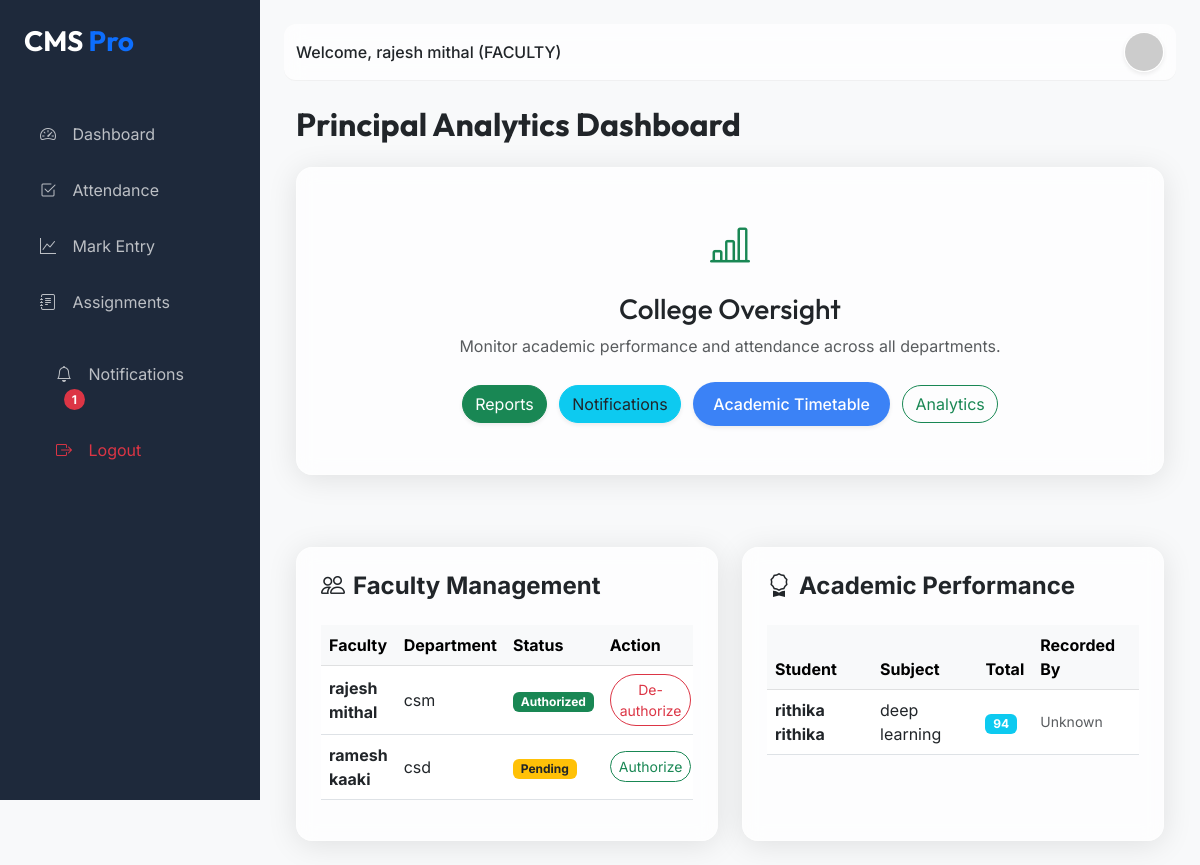
The page /dashboard/principal/ (signed in) on the database its author committed.
### cms_app/models.py (models this page shows, shortened)
class User(AbstractUser):
    ADMIN = 'ADMIN'
    FACULTY = 'FACULTY'
    PRINCIPAL = 'PRINCIPAL'
    STUDENT = 'STUDENT'
    ROLE_CHOICES = (
        (ADMIN, 'Admin'),
        (FACULTY, 'Faculty'),
        (PRINCIPAL, 'Principal'),
        (STUDENT, 'Student'),
    )
    role = models.CharField(max_length=20, choices=ROLE_CHOICES, default=FACULTY)
    is_authorized = models.BooleanField(default=False)
    @property
    def unread_notifications_count(self):
        return self.notifications.filter(is_read=False).count()

class Faculty(models.Model):
    user = models.OneToOneField(User, on_delete=models.CASCADE, related_name='faculty_profile')
    department = models.CharField(max_length=100)
    designation = models.CharField(max_length=100)

class Marks(models.Model):
    student = models.ForeignKey(Student, on_delete=models.CASCADE)
    subject = models.CharField(max_length=100)
    internal_marks = models.IntegerField(default=0)
    external_marks = models.IntegerField(default=0)
    total_marks = models.IntegerField(default=0)
    recorded_by = models.ForeignKey(Faculty, on_delete=models.SET_NULL, null=True, blank=True)

class Student(models.Model):
    user = models.OneToOneField(User, on_delete=models.CASCADE, related_name='student_profile', null=True, blank=True)
    name = models.CharField(max_length=100)
    roll_no = models.CharField(max_length=20, unique=True)
    department = models.CharField(max_length=100)
    semester = models.IntegerField()
    email = models.EmailField(unique=True)
    phone = models.CharField(max_length=15)
    address = models.TextField()
    history = models.TextField(blank=True, null=True)

### cms_app/views.py (the view)
# urls.py: path('dashboard/principal/', views.principal_dashboard, name='principal_dashboard'),
@login_required
def principal_dashboard(request):
    faculty_list = Faculty.objects.all()
    all_marks = Marks.objects.all().select_related('student')
    return render(request, 'dashboard/principal.html', {
        'faculty_list': faculty_list,
        'all_marks': all_marks
    })

### templates/dashboard/principal.html (shortened to what this page needs)
{% extends 'base.html' %}
{% block content %}
<div class="container-fluid">
    <h2 class="fw-bold mb-4 text-dark">Principal Analytics Dashboard</h2>
    <div class="row">
        <div class="col-md-12">
            <div class="glass-card p-5 text-center">
                <i class="bi bi-bar-chart-line text-success fs-1 mb-3 d-block"></i>
                <h3 class="text-dark">College Oversight</h3>
                <p class="text-dark opacity-75">Monitor academic performance and attendance across all departments.</p>
                <div class="mt-4">
                    <a href="{% url 'attendance_report' %}"
                        class="btn btn-success me-2 rounded-pill shadow-sm">Reports</a>
                    <a href="{% url 'notification_list' %}"
                        class="btn btn-info me-2 rounded-pill text-dark shadow-sm">Notifications</a>
                    <a href="{% url 'timetable_list' %}" class="btn btn-primary me-2 rounded-pill shadow-sm">Academic
                        Timetable</a>
                    <a href="{% url 'marks_analytics' %}" class="btn btn-outline-success rounded-pill">Analytics</a>
                </div>
            </div>
        </div>
    </div>
    <div class="row mt-5 g-4">
        <div class="col-md-6">
            <div class="glass-card p-4 h-100">
                <h4 class="fw-bold mb-4 text-dark"><i class="bi bi-people me-2"></i>Faculty Management</h4>
                <div class="table-responsive">
                    <table class="table table-hover align-middle">
                        <thead class="table-light">
                            <tr>
                                <th>Faculty</th>
                                <th>Department</th>
                                <th>Status</th>
                                <th>Action</th>
                            </tr>
                        </thead>
                        <tbody>
                            {% for fac in faculty_list %}
                            <tr>
                                <td class="fw-bold">{{ fac.user.get_full_name|default:fac.user.username }}</td>
                                <td>{{ fac.department }}</td>
                                <td>
                                    {% if fac.user.is_authorized %}
                                    <span class="badge bg-success">Authorized</span>
                                    {% else %}
                                    <span class="badge bg-warning text-dark">Pending</span>
                                    {% endif %}
                                </td>
                                <td>
                                    <form action="{% url 'toggle_faculty_authorization' fac.pk %}" method="POST">
                                        <button type="submit"
                                            class="btn btn-sm {% if fac.user.is_authorized %}btn-outline-danger{% else %}btn-outline-success{% endif %} rounded-pill">
                                            {% if fac.user.is_authorized %}De-authorize{% else %}Authorize{% endif %}
                                        </button>
                                    </form>
                                </td>
                            </tr>
                            {% empty %}
                            <tr>
                                <td colspan="4" class="text-center text-muted">No faculty registered.</td>
                            </tr>
                            {% endfor %}
                        </tbody>
                    </table>
                </div>
            </div>
        </div>
        <div class="col-md-6">
            <div class="glass-card p-4 h-100">
                <h4 class="fw-bold mb-4 text-dark"><i class="bi bi-award me-2"></i>Academic Performance</h4>
                <div class="table-responsive">
                    <table class="table table-hover align-middle">
                        <thead class="table-light">
                            <tr>
                                <th>Student</th>
                                <th>Subject</th>
                                <th>Total</th>
                                <th>Recorded By</th>
                            </tr>
                        </thead>
                        <tbody>
                            {% for mark in all_marks %}
                            <tr>
                                <td class="fw-bold">{{ mark.student.name }}</td>
                                <td>{{ mark.subject }}</td>
                                <td><span class="badge bg-info">{{ mark.total_marks }}</span></td>
                                <td class="small text-muted">
                                    {% if mark.recorded_by %}
                                    {{ mark.recorded_by.user.get_full_name|default:mark.recorded_by.user.username }}
                                    {% else %}
                                    Unknown
                                    {% endif %}
                                </td>
                            </tr>
                            {% empty %}
                            <tr>
                                <td colspan="3" class="text-center text-muted">No marks recorded.</td>
                            </tr>
                            {% endfor %}
                        </tbody>
                    </table>
                </div>
            </div>
        </div>
    </div>
</div>
{% endblock %}

### templates/base.html (shortened to what this page needs)
<!DOCTYPE html>
<html lang="en">
<head>
    <link href="https://cdn.jsdelivr.net/npm/bootstrap@5.3.0/dist/css/bootstrap.min.css" rel="stylesheet">
    <link rel="stylesheet" href="https://cdn.jsdelivr.net/npm/bootstrap-icons@1.11.1/font/bootstrap-icons.css">
</head>
<body>
    {% if user.is_authenticated %}
    <div class="sidebar" id="sidebar">
        <div class="p-4">
            <h3 class="fw-bold mb-4">CMS <span class="text-primary">Pro</span></h3>
        </div>
        <nav class="nav flex-column">
            <a class="nav-link {% if request.resolver_match.url_name == 'dashboard' %}active{% endif %}"
                href="{% url 'dashboard' %}">
                <i class="bi bi-speedometer2"></i> Dashboard
            </a>
            {% if user.role == 'FACULTY' %}
            <a class="nav-link {% if 'attendance' in request.path %}active{% endif %}"
                href="{% url 'attendance_mark' %}">
                <i class="bi bi-check2-square"></i> Attendance
            </a>
            <a class="nav-link {% if 'marks' in request.path %}active{% endif %}" href="{% url 'marks_list' %}">
                <i class="bi bi-graph-up"></i> Mark Entry
            </a>
            <a class="nav-link {% if 'assignments' in request.path %}active{% endif %}"
                href="{% url 'assignment_list' %}">
                <i class="bi bi-journal-text"></i> Assignments
            </a>
            {% endif %}
            <div class="mt-auto p-3">
                <a class="nav-link {% if 'notifications' in request.path %}active{% endif %}"
                    href="{% url 'notification_list' %}">
                    <i class="bi bi-bell"></i> Notifications
                    {% if user.unread_notifications_count > 0 %}
                    <span class="badge bg-danger rounded-pill ms-2">{{ user.unread_notifications_count }}</span>
                    {% endif %}
                </a>
                <a class="nav-link text-danger" href="{% url 'logout' %}">
                    <i class="bi bi-box-arrow-right"></i> Logout
                </a>
            </div>
        </nav>
    </div>
    {% endif %}
    <div class="{% if user.is_authenticated %}main-content{% else %}container{% endif %}">
        {% if user.is_authenticated %}
        <nav class="navbar navbar-expand-lg">
            <div class="container-fluid">
                <span class="navbar-text fw-medium text-dark">
                    Welcome, {{ user.get_full_name|default:user.username }} ({{ user.role }})
                </span>
                <div class="ms-auto d-flex align-items-center">
                    <div class="dropdown">
                        <a href="{% if user.role == 'STUDENT' %}{% url 'student_profile' %}{% elif user.role == 'FACULTY' %}{% url 'faculty_profile' %}{% elif user.role == 'PRINCIPAL' %}{% url 'principal_profile' %}{% else %}#{% endif %}"
                            title="View Profile">
                            <img src="https://ui-avatars.com/api/?name={{ user.username }}&background=random"
                                class="rounded-circle border border-white shadow-sm" width="40" height="40"
                                alt="avatar shadow-sm">
                        </a>
                    </div>
                </div>
            </div>
        </nav>
        {% endif %}
        {% block content %}{% endblock %}
    </div>
</body>
</html>

### templates/base.html (style rules this page uses)
:root { --primary-bg: #f8f9fa; --sidebar-bg: #1e293b; --accent-color: #3b82f6; --text-main: #0f172a; --card-glass: rgba(255, 255, 255, 0.7); }
body { font-family: 'Inter', sans-serif; background-color: var(--primary-bg); color: var(--text-main); overflow-x: hidden; }
h1, h2, h3, .navbar-brand { font-family: 'Outfit', sans-serif; }
.glass-card { background: var(--card-glass); backdrop-filter: blur(10px); border: 1px solid rgba(255, 255, 255, 0.3); border-radius: 16px; box-shadow: 0 4px 30px rgba(0, 0, 0, 0.1); }
.sidebar { height: 100vh; width: 260px; position: fixed; top: 0; left: 0; background-color: var(--sidebar-bg); color: white; transition: all 0.3s; z-index: 1000; }
.sidebar .nav-link { color: rgba(255, 255, 255, 0.7); padding: 12px 24px; border-radius: 8px; margin: 4px 16px; transition: 0.3s; }
.sidebar .nav-link i { margin-right: 12px; }
.main-content { margin-left: 260px; padding: 24px; transition: all 0.3s; }
.navbar { background: var(--card-glass); backdrop-filter: blur(10px); border-bottom: 1px solid rgba(0, 0, 0, 0.05); margin-bottom: 24px; border-radius: 12px; }
.btn-primary { background-color: var(--accent-color); border: none; padding: 10px 20px; border-radius: 8px; font-weight: 500; transition: 0.3s; }

### rows shown on the page
User: unread_notifications_count "1", get_full_name "rajesh mithal", role "FACULTY"
Faculty: user.get_full_name "rajesh mithal", department "csm", shows "Authorized", shows "De-authorize"
Faculty: user.get_full_name "ramesh kaaki", department "csd", shows "Pending", shows "Authorize"
Marks: student.name "rithika rithika", subject "deep learning", total_marks "94", shows "Unknown"
